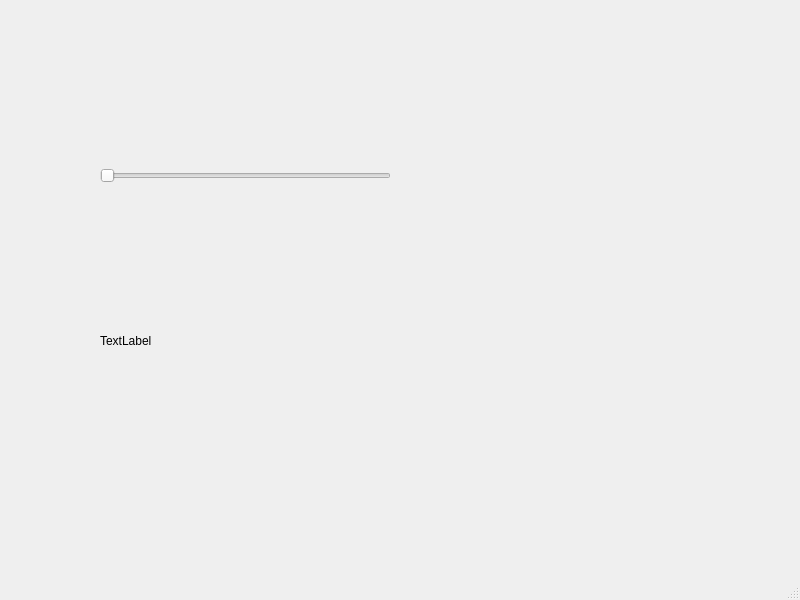
<?xml version="1.0" encoding="UTF-8"?>
<ui version="4.0">
 <class>MainWindow</class>
 <widget class="QMainWindow" name="MainWindow">
  <property name="geometry">
   <rect>
    <x>0</x>
    <y>0</y>
    <width>800</width>
    <height>600</height>
   </rect>
  </property>
  <property name="windowTitle">
   <string>MainWindow</string>
  </property>
  <widget class="QWidget" name="centralwidget">
   <widget class="QSlider" name="horizontalSlider">
    <property name="geometry">
     <rect>
      <x>100</x>
      <y>150</y>
      <width>291</width>
      <height>51</height>
     </rect>
    </property>
    <property name="orientation">
     <enum>Qt::Horizontal</enum>
    </property>
   </widget>
   <widget class="QLabel" name="label">
    <property name="geometry">
     <rect>
      <x>100</x>
      <y>310</y>
      <width>211</width>
      <height>61</height>
     </rect>
    </property>
    <property name="text">
     <string>TextLabel</string>
    </property>
   </widget>
  </widget>
  <widget class="QMenuBar" name="menubar">
   <property name="geometry">
    <rect>
     <x>0</x>
     <y>0</y>
     <width>800</width>
     <height>25</height>
    </rect>
   </property>
  </widget>
  <widget class="QStatusBar" name="statusbar"/>
 </widget>
 <resources/>
 <connections/>
</ui>
